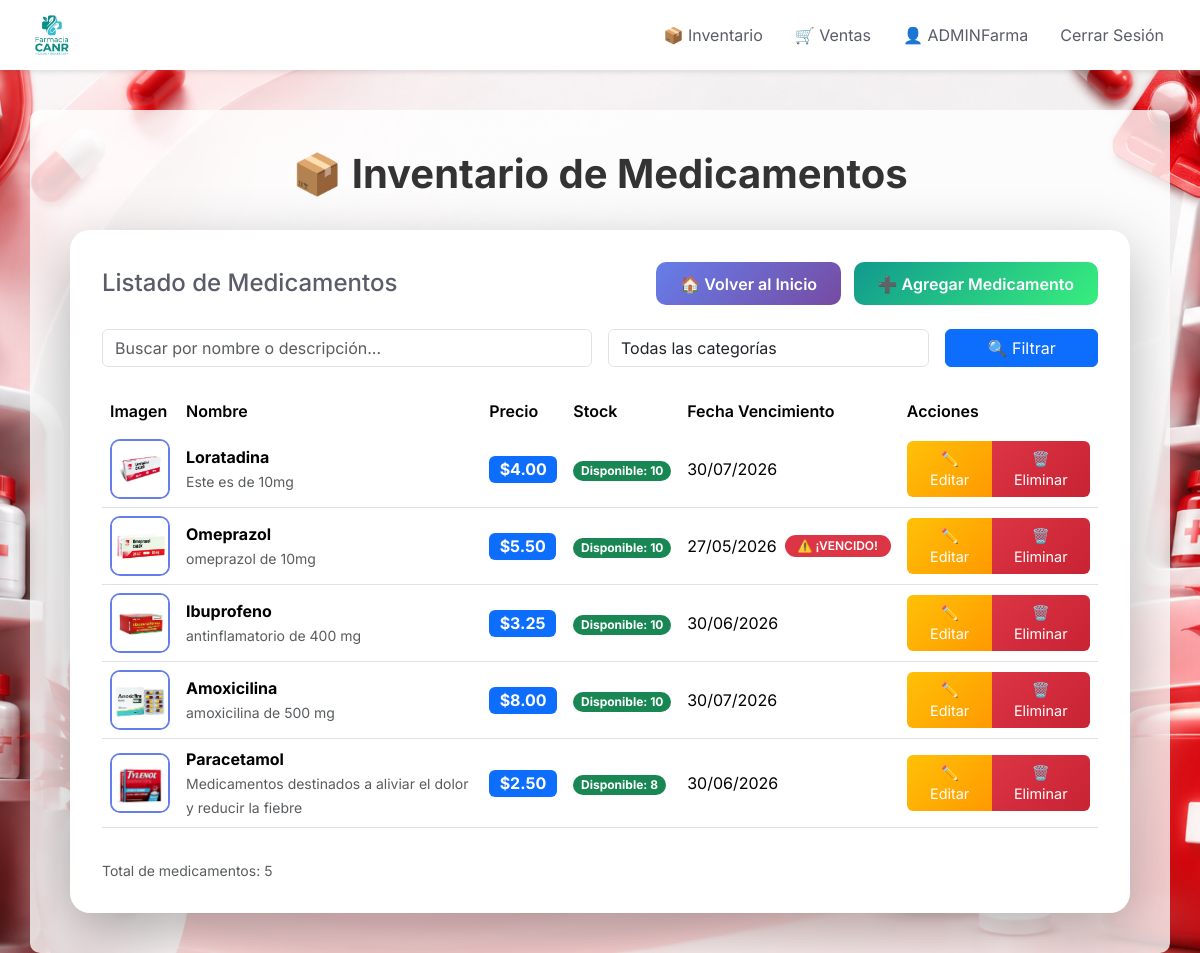
/inventario/ (signed in), run on the app's committed database.
### inventario/models.py (models this page shows, shortened)
class Medicamento(models.Model):
    nombre = models.CharField(max_length=200)
    descripcion = models.TextField()
    precio = models.DecimalField(max_digits=10, decimal_places=2)
    stock = models.IntegerField(default=0)
    fecha_vencimiento = models.DateField()
    imagen = models.ImageField(upload_to='productos/', blank=True, null=True)
    categoria = models.ForeignKey(
        Categoria,
        on_delete=models.SET_NULL,
        null=True,
        blank=True,
        related_name='medicamentos'
    )
    fecha_registro = models.DateTimeField(auto_now_add=True)
    class Meta:
        verbose_name = 'Medicamento'
        verbose_name_plural = 'Medicamentos'
        ordering = ['-fecha_registro']

### inventario/views.py (the view)
# urls.py: path('', views.MedicamentoListView.as_view(), name='lista_medicamentos'),
class MedicamentoListView(LoginRequiredMixin, ListView):
    model = Medicamento
    template_name = 'inventario/lista_medicamentos.html'
    context_object_name = 'medicamentos'
    ordering = ['-fecha_registro']
    def get_queryset(self):
        queryset = super().get_queryset()
        query = self.request.GET.get('q')
        categoria_id = self.request.GET.get('categoria')
        if query:
            queryset = queryset.filter(
                nombre__icontains=query
            ) | queryset.filter(
                descripcion__icontains=query
            )
        if categoria_id:
            queryset = queryset.filter(categoria_id=categoria_id)
        return queryset
    def get_context_data(self, **kwargs):
        context = super().get_context_data(**kwargs)
        context['categorias'] = Categoria.objects.all()
        context['categoria_seleccionada'] = self.request.GET.get('categoria', '')
        return context

### templates/inventario/lista_medicamentos.html (shortened to what this page needs)
{% extends 'base.html' %}
{% block content %}
        <div class="row justify-content-center">
            <div class="col-12">
                <h1 class="text-center page-title">📦 Inventario de Medicamentos</h1>
                <div class="table-container">
                    <div class="d-flex justify-content-between align-items-center mb-4">
                        <h4 class="mb-0">Listado de Medicamentos</h4>
                        <div>
                            <a href="{% url 'core:home' %}" class="btn btn-custom btn-home me-2">
                                🏠 Volver al Inicio
                            </a>
                            <a href="{% url 'inventario:crear_medicamento' %}" class="btn btn-custom btn-add">
                                ➕ Agregar Medicamento
                            </a>
                        </div>
                    </div>
                    <form method="get" class="mb-4">
                        <div class="row g-3">
                            <div class="col-md-6">
                                <input type="text" name="q" class="form-control" placeholder="Buscar por nombre o descripción..." value="{{ request.GET.q }}">
                            </div>
                            <div class="col-md-4">
                                <select name="categoria" class="form-control">
                                    <option value="">Todas las categorías</option>
                                </select>
                            </div>
                            <div class="col-md-2">
                                <button type="submit" class="btn btn-primary w-100">🔍 Filtrar</button>
                            </div>
                        </div>
                    </form>
                    <div class="table-responsive">
                        <table class="table table-hover">
                            <thead>
                                <tr>
                                    <th>Imagen</th>
                                    <th>Nombre</th>
                                    <th>Precio</th>
                                    <th>Stock</th>
                                    <th>Fecha Vencimiento</th>
                                    <th>Acciones</th>
                                </tr>
                            </thead>
                            <tbody>
                                {% for medicamento in medicamentos %}
                                <tr data-vencimiento="{{ medicamento.fecha_vencimiento|date:'Y-m-d' }}">
                                    <td class="align-middle">
                                        {% if medicamento.imagen %}
                                            <img src="{{ medicamento.imagen.url }}" alt="{{ medicamento.nombre }}" class="product-image">
                                        {% else %}
                                            <div class="product-image d-flex align-items-center justify-content-center bg-light">
                                                <span class="text-muted">📷</span>
                                            </div>
                                        {% endif %}
                                    </td>
                                    <td class="align-middle">
                                        <strong>{{ medicamento.nombre }}</strong>
                                        {% if medicamento.descripcion %}
                                            <br><small class="text-muted">{{ medicamento.descripcion|truncatewords:10 }}</small>
                                        {% endif %}
                                    </td>
                                    <td class="align-middle">
                                        <span class="badge bg-primary fs-6">${{ medicamento.precio }}</span>
                                    </td>
                                    <td class="align-middle">
                                        {% if medicamento.stock == 0 %}
                                            <span class="badge bg-danger rounded-pill">Agotado</span>
                                        {% else %}
                                            <span class="badge bg-success rounded-pill">Disponible: {{ medicamento.stock }}</span>
                                        {% endif %}
                                    </td>
                                    <td class="align-middle">
                                        <div class="d-flex align-items-center">
                                            <span>{{ medicamento.fecha_vencimiento|date:"d/m/Y" }}</span>
                                            <span class="badge bg-danger rounded-pill ms-2 badge-vencido d-none" style="white-space: nowrap; font-size: 0.75rem;">
                                                ⚠️ ¡VENCIDO!
                                            </span>
                                        </div>
                                    </td>
                                    <td class="align-middle">
                                        <div class="btn-group" role="group">
                                            <a href="{% url 'inventario:editar_medicamento' medicamento.pk %}" class="btn btn-edit">
                                                ✏️ Editar
                                            </a>
                                            <a href="{% url 'inventario:eliminar_medicamento' medicamento.pk %}" class="btn btn-delete">
                                                🗑️ Eliminar
                                            </a>
                                        </div>
                                    </td>
                                </tr>
                                {% endfor %}
                            </tbody>
                        </table>
                    </div>
                    {% if medicamentos %}
                    <div class="mt-3 text-muted small">
                        Total de medicamentos: {{ medicamentos|length }}
                    </div>
                    {% endif %}
                </div>
            </div>
        </div>
    </div>
{% endblock %}

### templates/base.html (shortened to what this page needs)
{% load static %}
<!DOCTYPE html>
<html lang="es">
<head>
    <link href="https://cdn.jsdelivr.net/npm/bootstrap@5.3.2/dist/css/bootstrap.min.css" rel="stylesheet">
    <link rel="stylesheet" href="{% static 'css/styles.css' %}">
</head>
<body>
    <nav class="navbar navbar-expand-lg navbar-custom fixed-top">
        <a class="navbar-brand" href="{% url 'core:home' %}">
            <img src="{% static 'images/logo.png' %}" alt="Farmacia_CANR Logo">
        </a>
        <div class="collapse navbar-collapse" id="navbarNav">
            <ul class="navbar-nav ms-auto">
                {% if user.is_authenticated %}
                    <li class="nav-item">
                        <a class="nav-link" href="{% url 'inventario:lista_medicamentos' %}">
                            📦 Inventario
                        </a>
                    </li>
                    <li class="nav-item">
                        <a class="nav-link" href="{% url 'ventas:index' %}">
                            🛒 Ventas
                        </a>
                    </li>
                    <li class="nav-item">
                        <span class="nav-link">
                            👤 {{ user.username }}
                        </span>
                    </li>
                    <li class="nav-item">
                        <form method="post" action="{% url 'cuentas:logout' %}" style="display:inline;">
                            <button type="submit" class="nav-link btn btn-link" style="text-decoration: none; color: inherit;">Cerrar Sesión</button>
                        </form>
                    </li>
                {% endif %}
            </ul>
        </div>
    </nav>
    <div class="container">
        {% block content %}{% endblock %}
</body>
</html>

### static/css/styles.css (style rules this page uses)
:root { --primary-color: #4e73df; --secondary-color: #f8f9fc; --success-color: #1cc88a; --danger-color: #e74a3b; --text-color: #5a5c69; }
body { background-image: url('../images/fondo.png') !important; background-size: cover !important; background-position: center !important; background-attachment: fixed !important; background-repeat: no-repeat !important; min-height: 100vh; margin: 0; font-family: 'Inter', sans-serif !important; padding-top: 90px !important; color: var(--text-color) !important; }
.container { margin-top: 20px !important; padding: 40px !important; background: rgba(255, 255, 255, 0.8) !important; border-radius: 10px !important; }
.navbar { height: 70px !important; padding: 0 20px !important; display: flex !important; align-items: center !important; background-color: white !important; box-shadow: 0 2px 5px rgba(0,0,0,0.1) !important; }
.navbar-brand img { height: 60px !important; width: auto !important; object-fit: contain !important; }
.navbar-brand { padding: 0.5rem 0 !important; }
.nav-link { color: var(--text-color) !important; padding: 0.5rem 1rem !important; }

### templates/inventario/lista_medicamentos.html (style rules this page uses)
.table-container { background: white; border-radius: 20px; box-shadow: 0 20px 60px rgba(0, 0, 0, 0.3); padding: 2rem; }
.table thead { background: linear-gradient(135deg, #667eea 0%, #764ba2 100%); color: white; }
.table thead th { border: none; font-weight: 600; }
.product-image { width: 60px; height: 60px; object-fit: cover; border-radius: 10px; border: 2px solid #667eea; }
.btn-custom { padding: 0.6rem 1.5rem; border-radius: 10px; font-weight: 600; transition: all 0.3s ease; }
.btn-home { background: linear-gradient(135deg, #667eea 0%, #764ba2 100%); border: none; color: white; }
.btn-add { background: linear-gradient(135deg, #11998e 0%, #38ef7d 100%); border: none; color: white; }
.btn-edit { background: linear-gradient(135deg, #ffc107 0%, #ff9800 100%); border: none; color: white; padding: 0.4rem 1rem; font-size: 0.9rem; }
.btn-delete { background: linear-gradient(135deg, #dc3545 0%, #c82333 100%); border: none; color: white; padding: 0.4rem 1rem; font-size: 0.9rem; }
.page-title { color: #333; font-weight: 700; margin-bottom: 2rem; }
.row-vencido { background-color: #fff3cd !important; }
.badge-vencido { background-color: #dc3545; color: white; padding: 0.3rem 0.8rem; border-radius: 20px; font-weight: 600; font-size: 0.85rem; }

### data on the page
Medicamento: imagen (picture), nombre "Loratadina", descripcion "Este es de 10mg", precio "4.00", stock "10", fecha_vencimiento "30/07/2026"
Medicamento: imagen (picture), nombre "Omeprazol", descripcion "omeprazol de 10mg", precio "5.50", stock "10", fecha_vencimiento "27/05/2026"
Medicamento: imagen (picture), nombre "Ibuprofeno", descripcion "antinflamatorio de 400 mg", precio "3.25", stock "10", fecha_vencimiento "30/06/2026"
Medicamento: imagen (picture), nombre "Amoxicilina", descripcion "amoxicilina de 500 mg", precio "8.00", stock "10", fecha_vencimiento "30/07/2026"
Medicamento: imagen (picture), nombre "Paracetamol", descripcion "Medicamentos destinados a aliviar el dolor y reducir la fiebre", precio "2.50", stock "8", fecha_vencimiento "30/06/2026"

### other printed values
{{ user.username }} "ADMINFarma"
{{ medicamentos|length }} "5"
